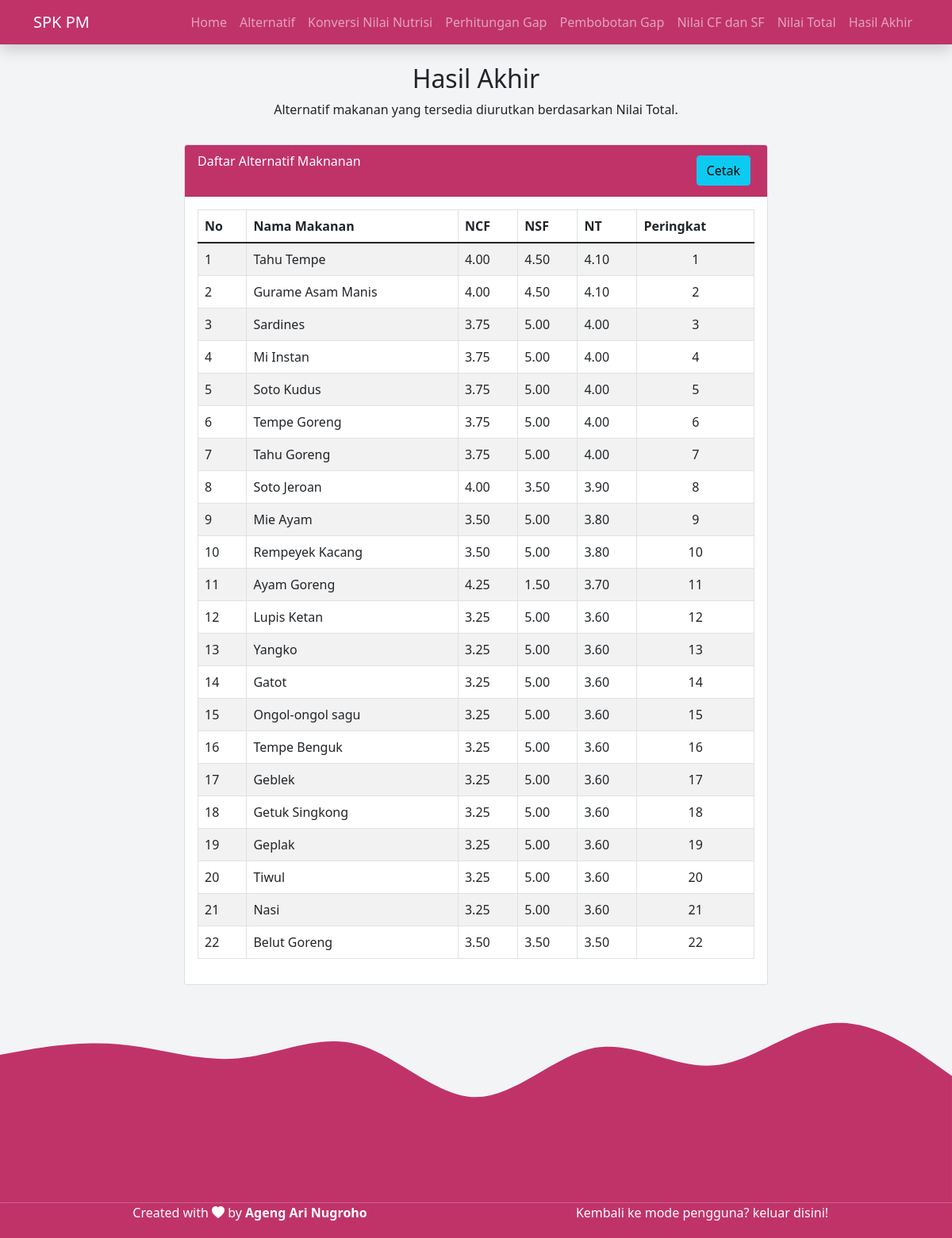
Page /admin/hasil_akhir.php (signed in) on the committed database.
### tables this page shows
CREATE TABLE `hasil` (
  `idhasil` int(11) NOT NULL,
  `idproses` int(11) NOT NULL,
  `ncf` double NOT NULL,
  `nsf` double NOT NULL,
  `nt` double NOT NULL
);

CREATE TABLE `food` (
  `id_makanan` int(10) NOT NULL,
  `name` varchar(50) NOT NULL,
  `natrium` float NOT NULL,
  `lemak` float NOT NULL,
  `protein` float NOT NULL
);

### admin/hasil_akhir.php (the view, shortened to what this page needs)
<!DOCTYPE html>
<html lang="en">
  <head>
    <link href="https://cdn.jsdelivr.net/npm/bootstrap@5.1.3/dist/css/bootstrap.min.css" rel="stylesheet" />
    <link rel="stylesheet" href="https://cdn.jsdelivr.net/npm/bootstrap-icons@1.5.0/font/bootstrap-icons.css" />
  </head>
  <body id="home">
	<div>
		<?php include "inc/navbar.php"; ?>
	</div>
    <section style="background-color: #f3f4f5">
      <div class="container" style="padding-top: 5rem">
        <div class="row">
          <div class="col text-center">
            <h2>Hasil Akhir</h2>
            <p>Alternatif makanan yang tersedia diurutkan berdasarkan Nilai Total.</p>
          </div>
        </div>
        <div class="row justify-content-center">
          <div class="col-md-8">
            <div class="card mt-3 mb-2">
              <div class="card-header text-white" style="background-color: #c03369; display:flex; justify-content:space-between; ">
                <div><p>Daftar Alternatif Maknanan</p></div>
                <div style="margin:5px;"><a href="cetak.php" target="_blank" class="btn btn-info">Cetak</a></div>
              </div>
              <div class="card-body">
              <table class="table table-striped table-bordered table-hover">
                <thead>
                    <tr>
                        <th>No</th>
                        <th>Nama Makanan</th>
                        <th>NCF</th>
                        <th>NSF</th>
                        <th>NT</th>
                        <th>Peringkat</th>
                    </tr>
                </thead>
                <?php
                $tampil = mysql_query("SELECT  *  FROM  hasil order by nt desc");
                $no = 1;
                while ($data = mysql_fetch_array($tampil)) {
                    $hasil = mysql_fetch_array(mysql_query("select * from food where id_makanan='$data[idproses]'"));
                ?>
                    <tr>
                        <td><?php echo $no;  ?></td>
                        <td><?php echo $hasil[name];  ?></td>
                        <td><?php echo number_format($data[ncf], 2); ?></td>
                        <td><?php echo number_format($data[nsf], 2); ?></td>
                        <td><?php echo number_format($data[nt], 2); ?></td>
                        <td align=center><?php echo $no;  ?></td>
                    <?php
                    $no++;
                }
                    ?>
                    </tr>
                    </tr>
              </table>
              </div>
            </div>
          </div>
        </div>
      </div>
    </section>
  <div>
    <?php include "inc/footer.php"; ?>
  </div>
  </body>
</html>

### rows in the picture
hasil: food.name "Tahu Tempe", ncf "4.00", nsf "4.50", nt "4.10"
hasil: food.name "Gurame Asam Manis", ncf "4.00", nsf "4.50", nt "4.10"
hasil: food.name "Sardines", ncf "3.75", nsf "5.00", nt "4.00"
hasil: food.name "Mi Instan", ncf "3.75", nsf "5.00", nt "4.00"
hasil: food.name "Soto Kudus", ncf "3.75", nsf "5.00", nt "4.00"
hasil: food.name "Tempe Goreng", ncf "3.75", nsf "5.00", nt "4.00"
hasil: food.name "Tahu Goreng", ncf "3.75", nsf "5.00", nt "4.00"
hasil: food.name "Soto Jeroan", ncf "4.00", nsf "3.50", nt "3.90"
hasil: food.name "Mie Ayam", ncf "3.50", nsf "5.00", nt "3.80"
hasil: food.name "Rempeyek Kacang", ncf "3.50", nsf "5.00", nt "3.80"
hasil: food.name "Ayam Goreng", ncf "4.25", nsf "1.50", nt "3.70"
hasil: food.name "Lupis Ketan", ncf "3.25", nsf "5.00", nt "3.60"
hasil: food.name "Yangko", ncf "3.25", nsf "5.00", nt "3.60"
hasil: food.name "Gatot", ncf "3.25", nsf "5.00", nt "3.60"
hasil: food.name "Ongol-ongol sagu", ncf "3.25", nsf "5.00", nt "3.60"
hasil: food.name "Tempe Benguk", ncf "3.25", nsf "5.00", nt "3.60"
hasil: food.name "Geblek", ncf "3.25", nsf "5.00", nt "3.60"
hasil: food.name "Getuk Singkong", ncf "3.25", nsf "5.00", nt "3.60"
hasil: food.name "Geplak", ncf "3.25", nsf "5.00", nt "3.60"
hasil: food.name "Tiwul", ncf "3.25", nsf "5.00", nt "3.60"
hasil: food.name "Nasi", ncf "3.25", nsf "5.00", nt "3.60"
hasil: food.name "Belut Goreng", ncf "3.50", nsf "3.50", nt "3.50"
